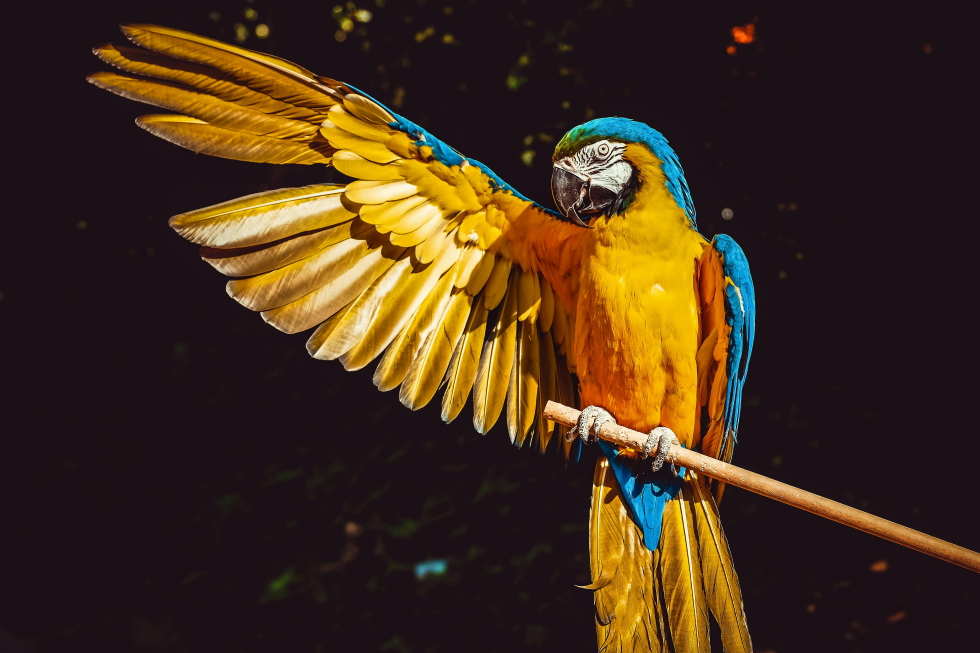
#> input picture data/couleur.jpg, 4896 x 3264 px, found by its file name (shown at 1/5 size)
$ jupyter execute Basicc.ipynb   (text cells are left out)
#> lines starting #> are read from the running program, lines starting #| are printed output that depends on the picture; after the words box and inside, x2 and y2 are one past the last pixel; in counts of white or black regions, pixels touching at a corner belong together; pictures that were not available may be replaced by others from this repository, and a replacement may not be noted
[cell 1]
#if the img size is too long opencv deoesnt resize default

import cv2 as cv

# Read in an image
img = cv.imread('D:\kailas\open cv\data\couleur.jpg')
#> img is the input picture: shape (3264, 4896, 3); mean B, G, R 27, 47.3, 67.9
cv.imshow('couleur', img)
cv.waitKey(0)

[cell 2]
a = cv.VideoCapture(r'D:\kailas\open cv\vedios\dog.mp4')

while True:
    # Read a frame from the video
    isTrue, frame = a.read()
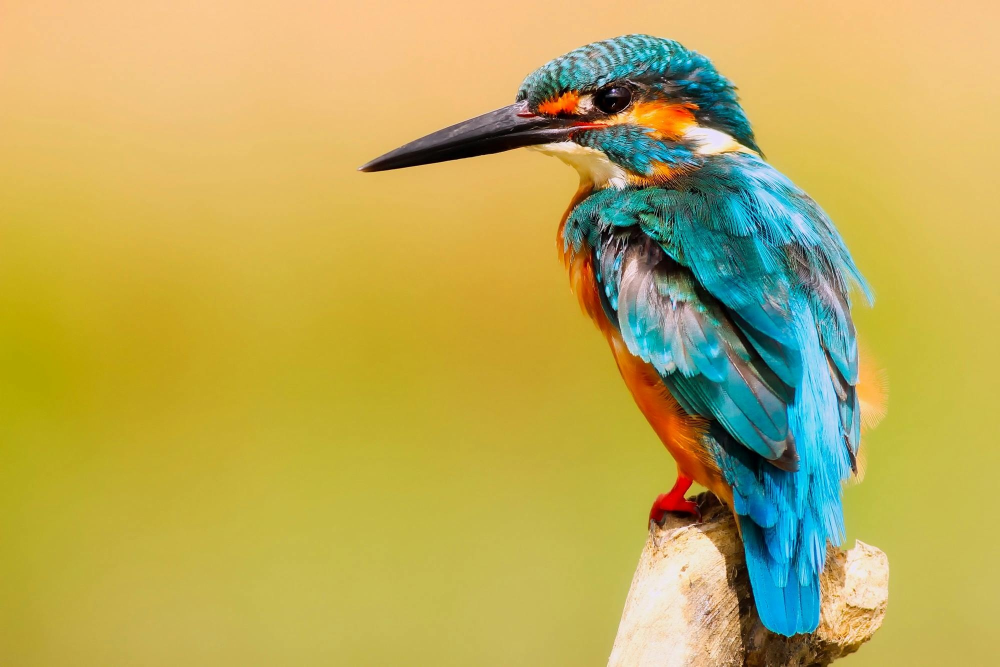
#> input picture b.jpg, 2000 x 1333 px, given in place of dog.mp4, which was not available (shown at 1/2 size)
#> frame is the input picture: shape (1333, 2000, 3); mean B, G, R 88.4, 171.6, 187.6

    # Break the loop if there are no more frames to read
    if not isTrue:
        print("Finished playing the video or failed to read the frame.")
        break

    # Display the frame in a window
    cv.imshow('Video', frame)

    # Break the loop if 'q' is pressed
    if cv.waitKey(20) & 0xFF == ord('q'):
#> (key q is pressed here)
        print("Video playback stopped by user.")
        break

# Release the video capture object and close all windows
a.release()
cv.destroyAllWindows()

[cell 3]
import cv2 as cv

# Load the image
image = cv.imread(r'D:\kailas\open cv\data\couleur.jpg')

# Resize the image to specific dimensions (width, height)
resized_image = cv.resize(image, (400, 300))  # Resize to 400x300 pixels
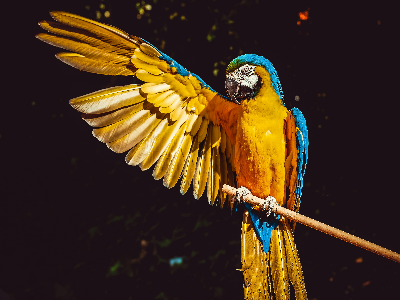
#> resized_image: shape (300, 400, 3); mean B, G, R 27, 47.3, 67.9

# Alternatively, resize with a scale factor (e.g., 50% smaller)
scale = 0.5
resized_image = cv.resize(image, None, fx=scale, fy=scale, interpolation=cv.INTER_AREA)
#> resized_image: shape (1632, 2448, 3)

# Display the resized image
cv.imshow('Resized Image', resized_image)

cv.waitKey(0)
cv.destroyAllWindows()

[cell 4]
import cv2 as cv

# Load the video
video = cv.VideoCapture(r'D:\kailas\open cv\vedios\dog.mp4')

while True:
    # Read a frame from the video
    isTrue, frame = video.read()

    # Break the loop if no frame is read (end of video)
    if not isTrue:
        break

    # Resize the frame to specific dimensions (width, height)
    resized_frame = cv.resize(frame, (640, 480))  # Resize to 640x480 pixels
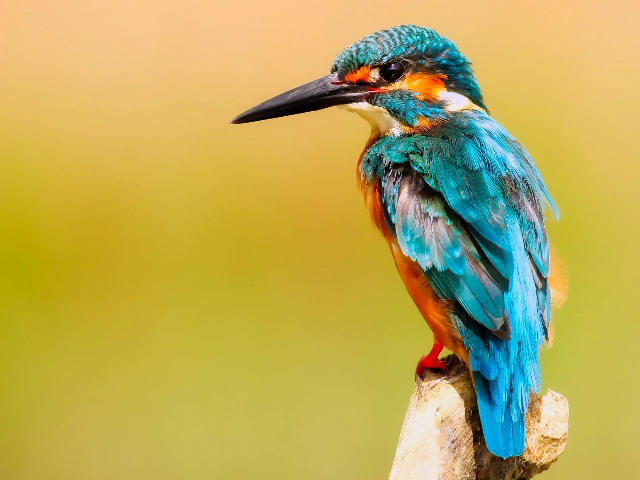
#> resized_frame: shape (480, 640, 3); mean B, G, R 88.3, 171.5, 187.6

    # Alternatively, resize with a scale factor
    scale = 0.5
    resized_frame = cv.resize(frame, None, fx=scale, fy=scale, interpolation=cv.INTER_LINEAR)
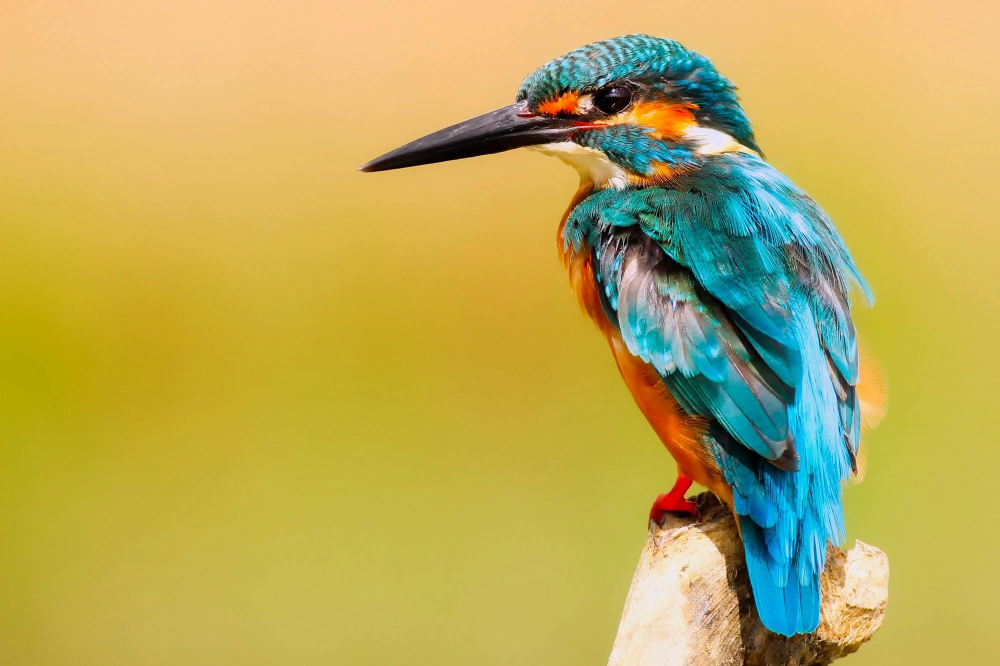
#> resized_frame: shape (666, 1000, 3); mean B, G, R 88.5, 171.6, 187.7

    # Display the resized frame
    cv.imshow('Resized Video Frame', resized_frame)

    # Break the loop if 'q' is pressed
    if cv.waitKey(20) & 0xFF == ord('q'):
#> (key q is pressed here)
        break

# Release video and close windows
video.release()
cv.destroyAllWindows()

[cell 5]
# Converting to grayscale
gray = cv.cvtColor(img, cv.COLOR_BGR2GRAY)
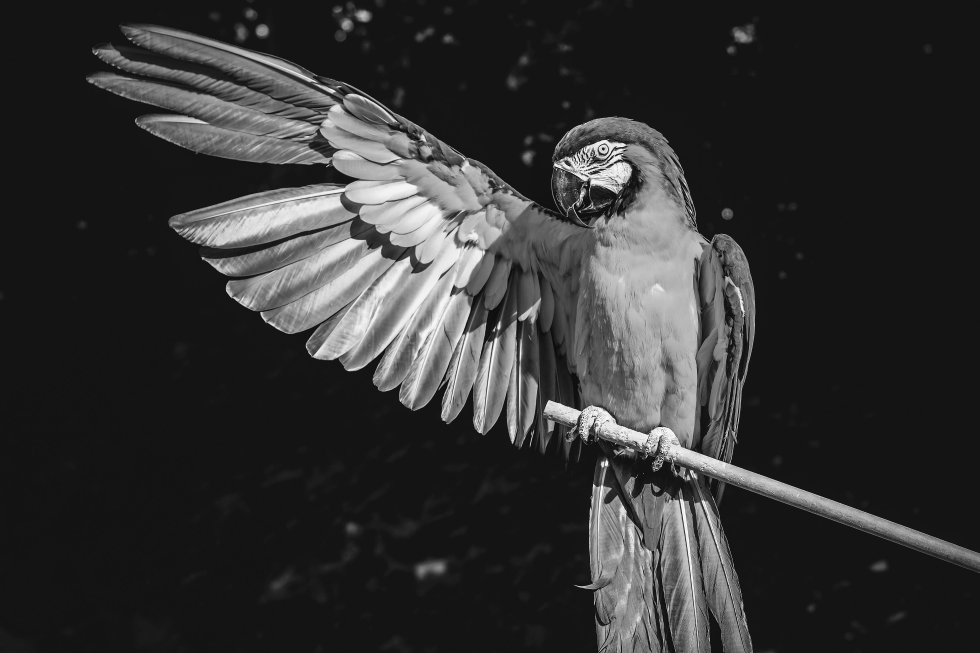
#> gray: shape (3264, 4896) (shown at 1/5 size); min 0, max 255, mean 51.2
cv.imshow('Gray', gray)

# Blur
blur = cv.GaussianBlur(img, (7,7), cv.BORDER_DEFAULT)
cv.imshow('Blur', blur)

# Edge Cascade
canny = cv.Canny(blur, 125, 175)
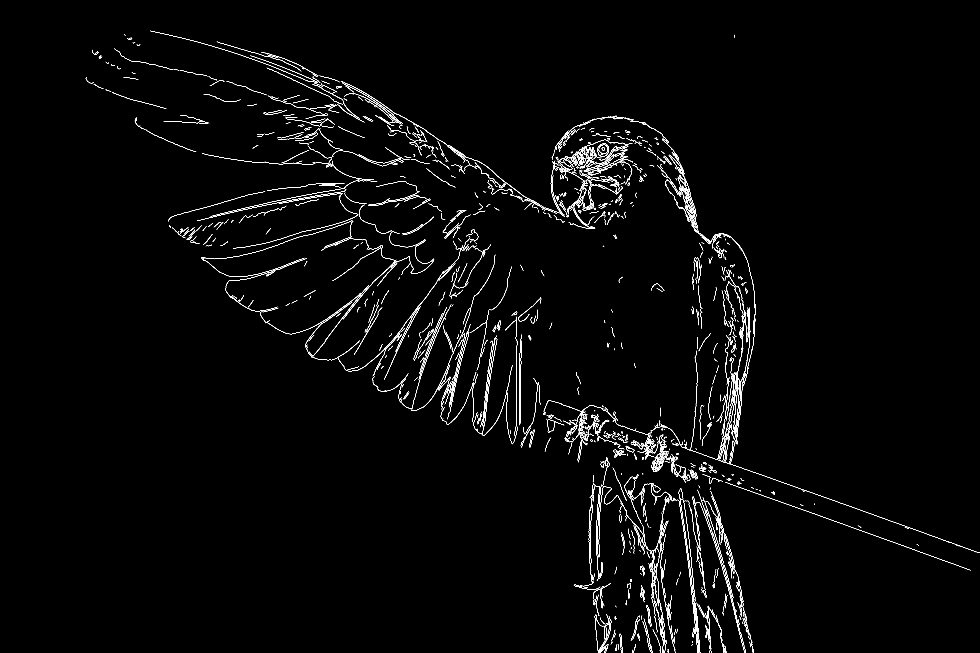
#> canny: shape (3264, 4896) (shown at 1/5 size); 0.82% white in thin lines or dots, all inside (x1, y1, x2, y2) = (429, 154, 4896, 3264)
cv.imshow('Canny Edges', canny)

# Dilating the image
dilated = cv.dilate(canny, (7,7), iterations=3)
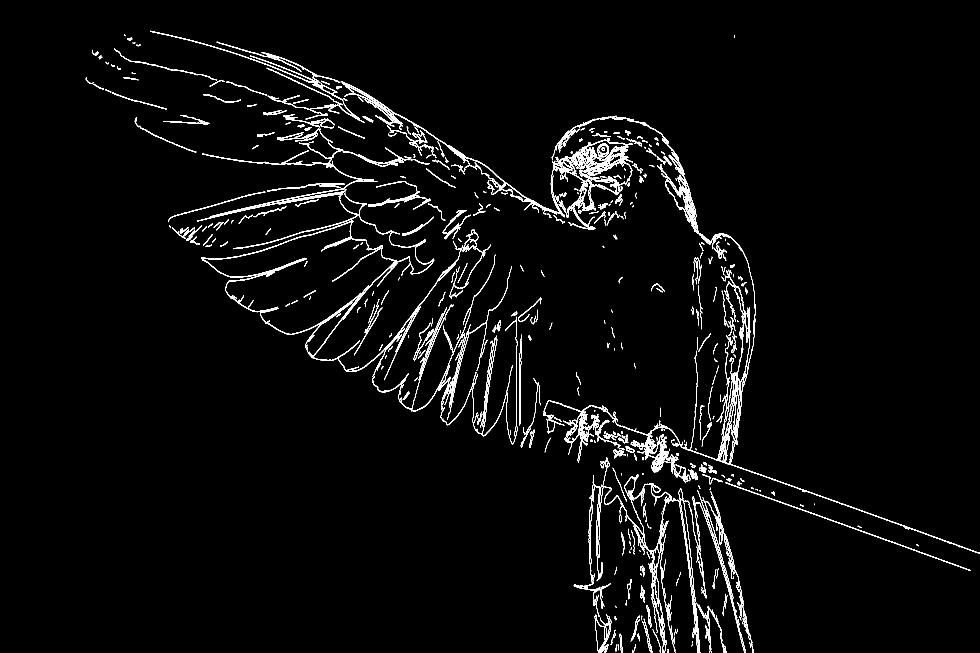
#> dilated: shape (3264, 4896) (shown at 1/5 size); 2% white; 1440 white regions (162 under 20 px), largest, box (x1, y1, x2, y2) and area: (1704, 406, 2703, 1051) 7303, (3404, 2116, 4896, 2767) 7104, (2919, 692, 3163, 862) 6131
cv.imshow('Dilated', dilated)

# Eroding
eroded = cv.erode(dilated, (7,7), iterations=3)
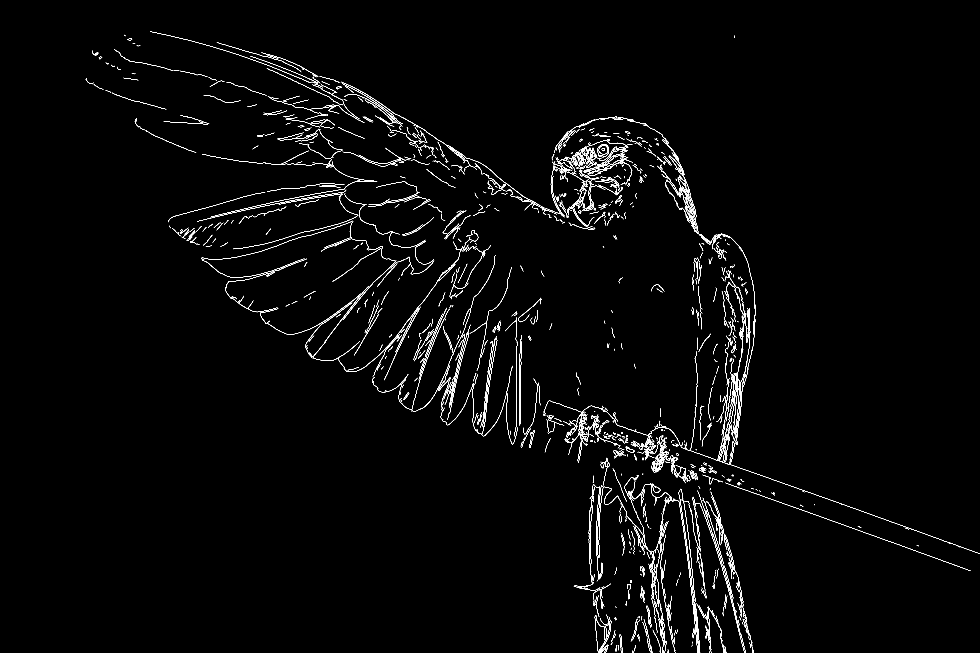
#> eroded: shape (3264, 4896) (shown at 1/5 size); 0.86% white in thin lines or dots, all inside (x1, y1, x2, y2) = (429, 157, 4896, 3264)
cv.imshow('Eroded', eroded)

# Resize
resized = cv.resize(img, (500,500), interpolation=cv.INTER_CUBIC)
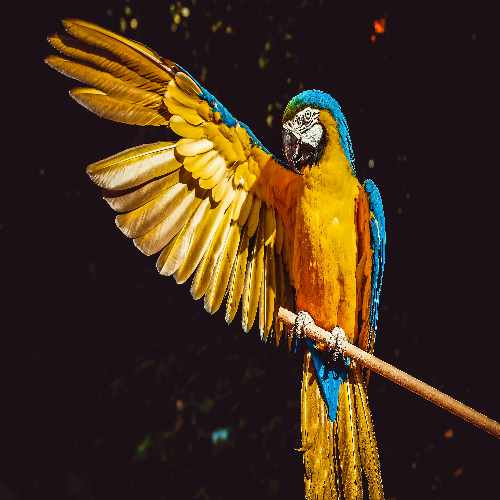
#> resized: shape (500, 500, 3); mean B, G, R 27, 47.3, 67.9
cv.imshow('Resized', resized)

# Cropping
cropped = img[50:200, 200:400]
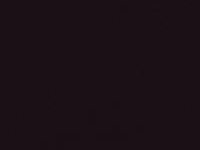
#> cropped: shape (150, 200, 3); mean B, G, R 22, 16, 27
cv.imshow('Cropped', cropped)
